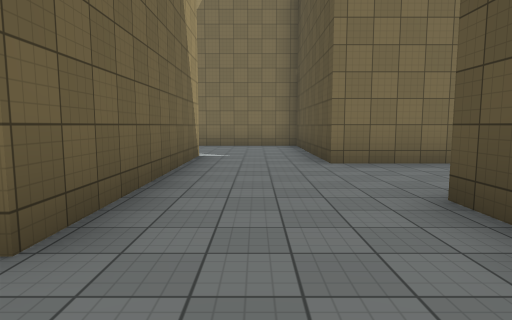
View 1 (above)

24 first-person views from a walk through a scene from a Unity 3-D project. The camera is 1.5 m above the floor, tilts 6° down and sees 75° across. The floor is counted in squares, 2.4 m on a side. Each view is taken from the middle of a square. On the plan, view 1 faces up. The plan holds only what a view shows up to about 10 squares ahead; the rest is blank. The place goes on beyond the plan. The player is left out. Some surface patterns are stand-ins.

View 2
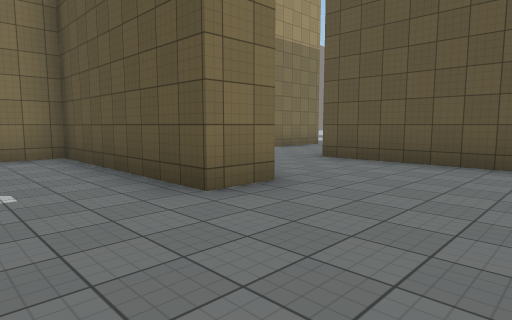

View 3
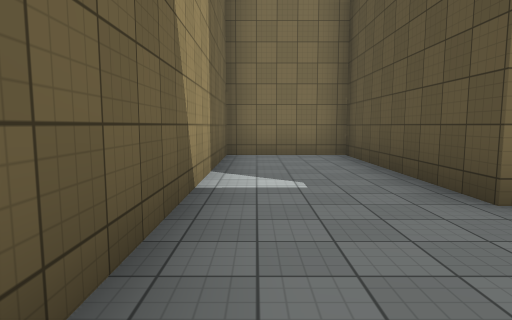

View 4
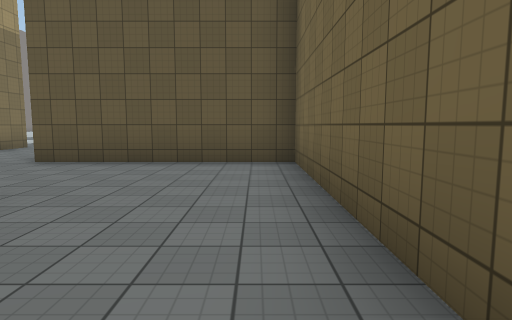

View 5
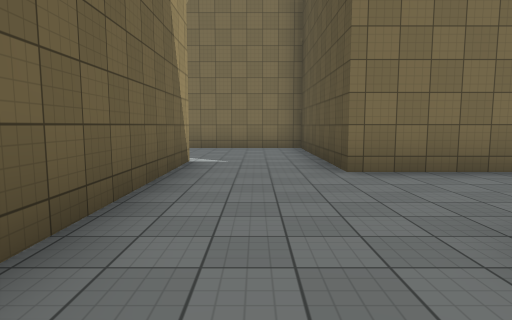

View 6
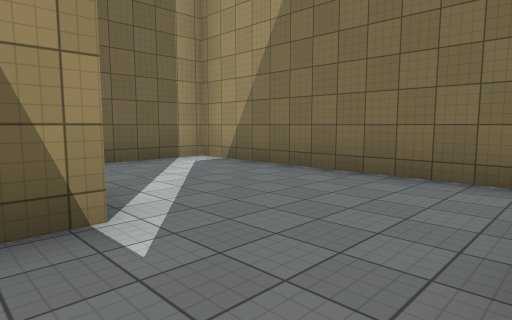

View 7
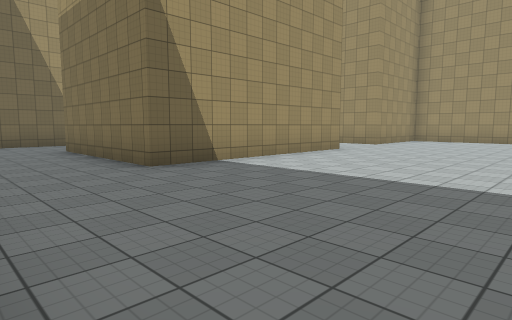

View 8
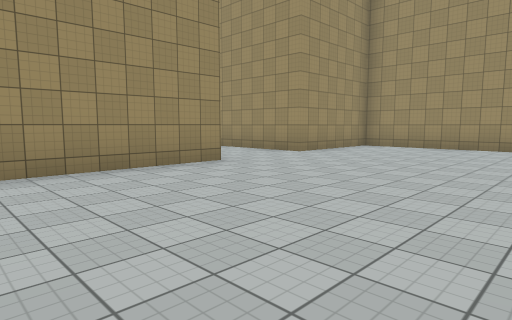

View 9
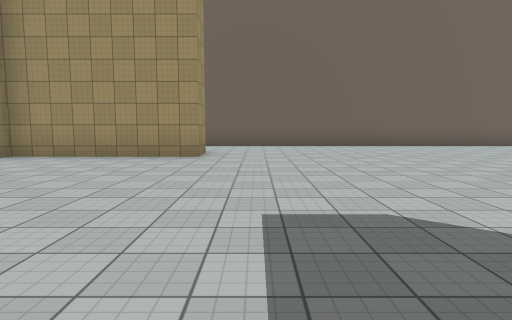

View 10
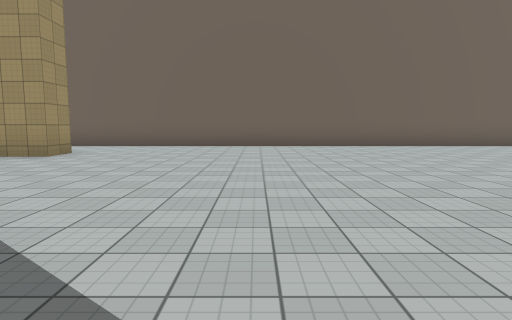

View 11
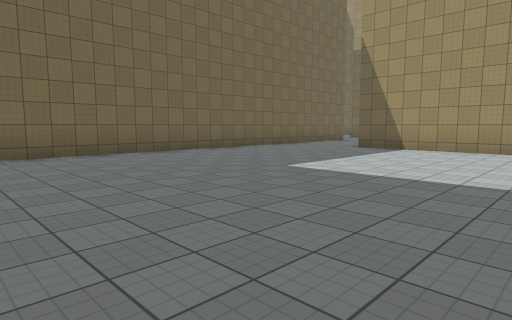

View 12
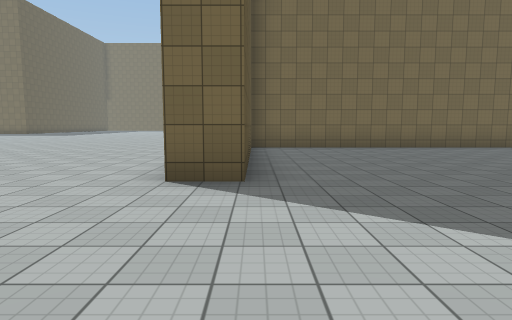

View 13
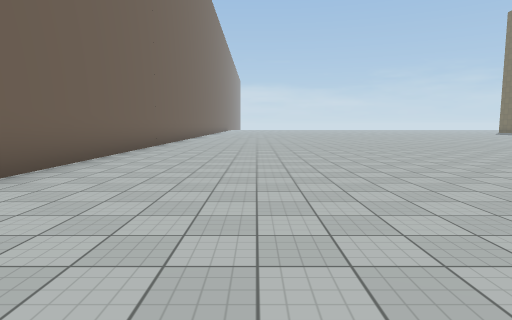

View 14
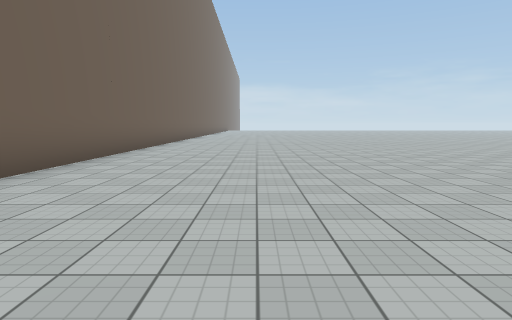

View 15
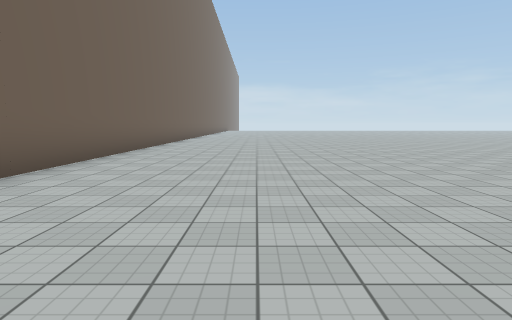

View 16
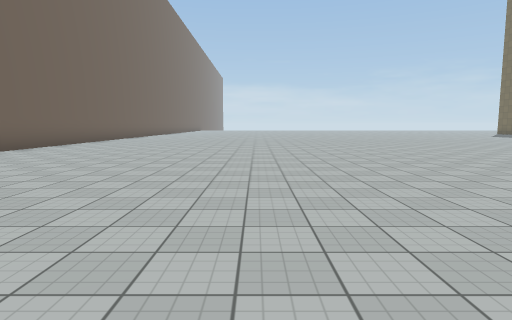

View 17
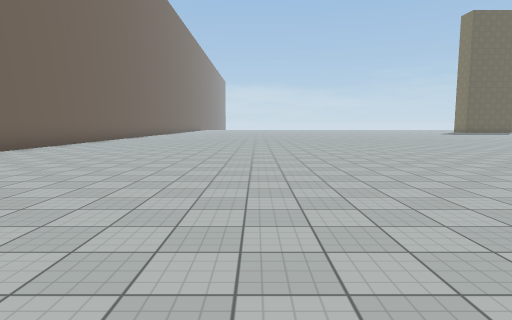

View 18
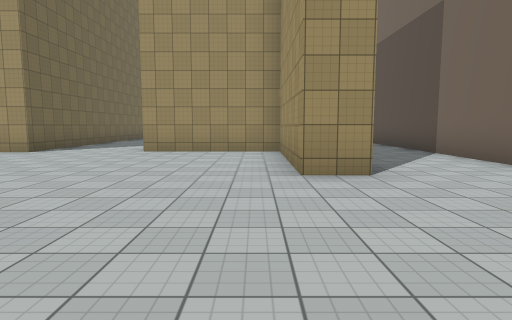

View 19
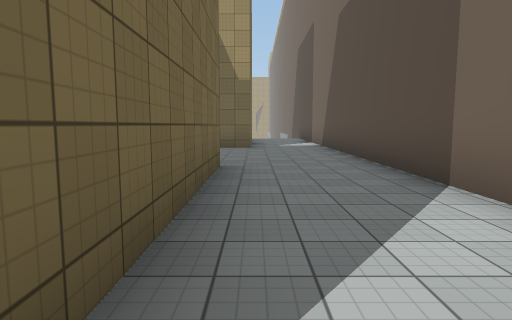

View 20
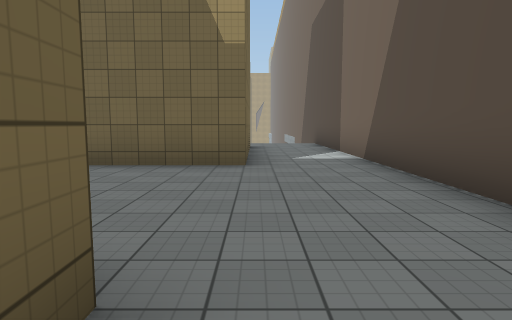

View 21
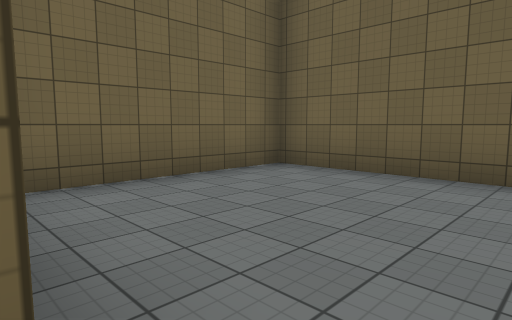

View 22
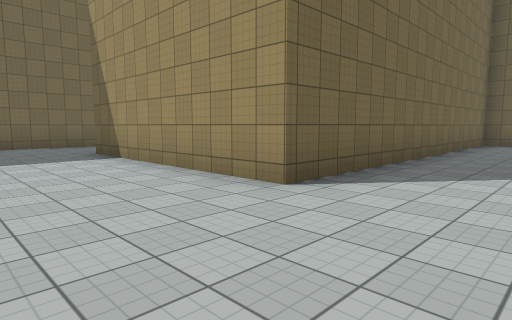

View 23
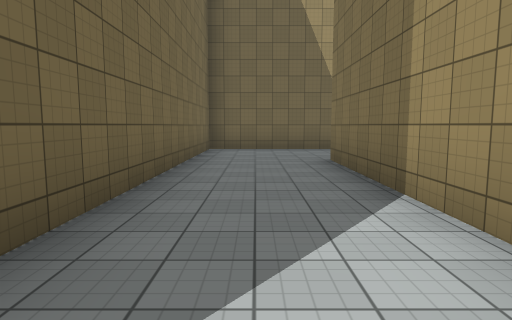

View 24
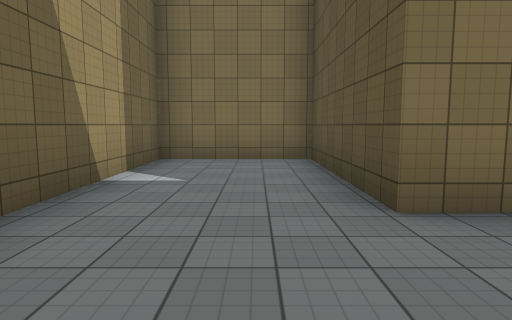

### Floor plan
Points are (right, up) in squares from view 1. A wall is a line through its corners. A room is listed if a view was taken in it or the views show most of it. See-through windows are left out.
Room 1 (views 1, 2, 3, 4, 5)
walls: (-1.2, 1.5) (-2.1, 1.5) (-2.1, 6) (-4.6, 6) (-4.6, -0.2); (-3.2, -1.7) (1.6, -1.7) (1.6, 1.6)
ways out: opening at (0.5, 2) to room 2
Room 2 (views 6, 7, 8, 9, 10, 11, 12, 13, 14, 15, 16, 17, 18, 19, 20, 21, 22, 23, 24)
walls: (15.1, 3.1) (15.1, 8.3) (16.1, 8.3); (4.4, 2.8) (15.1, 2.8); (8.9, 17.5) (8.9, 16.6) (5.1, 16.6) (5.1, 13.3) (-1, 13.3) (-1, 17.1) (-3.8, 17.1) (-3.8, 10.8) (5.3, 10.8) (5.3, 5.4) (1.2, 5.4) (1.2, 6.4); (1.6, 1.6) (1.6, 2.8); (3.9, 17.4) (8.4, 17.4); (-1.2, 6.9) (-1.2, 1.5); (29.5, 20) (-0.6, 20); (-0.2, 17.8) (-0.2, 14.4) (3.4, 14.4)
ways out: opening at (0.5, 2) to room 1; opening at (0.5, 6) to room 3; opening at (-1, 19)
Room 3 (no view inside)
walls: (1.2, 6.4) (1.2, 10.1) (-4.6, 10.1) (-4.6, 8)
ways out: opening at (0.5, 6) to room 2

Where each view was taken, in squares from view 1:
view 1: 0 up, 0 right, facing up
view 2: 1 down, 4 left, facing up-right
view 3: 1 down, 4 left, facing up
view 4: 1 down, 4 left, facing right
view 5: 1 up, 0 right, facing up
view 6: 6 up, 1 right, facing up-left
view 7: 3 up, 10 right, facing up-left
view 8: 7 up, 10 right, facing up-left
view 9: 10 up, 10 right, facing up
view 10: 10 up, 13 right, facing up
view 11: 10 up, 14 right, facing down-left
view 12: 12 up, 15 right, facing down
view 13: 17 up, 15 right, facing right
view 14: 17 up, 18 right, facing right
view 15: 17 up, 21 right, facing right
view 16: 14 up, 19 right, facing right
view 17: 14 up, 14 right, facing right
view 18: 16 up, 13 right, facing left
view 19: 18 up, 9 right, facing left
view 20: 18 up, 5 right, facing left
view 21: 18 up, 4 right, facing down-left
view 22: 13 up, 8 right, facing down-left
view 23: 12 up, 5 right, facing left
view 24: 11 up, 2 left, facing up
